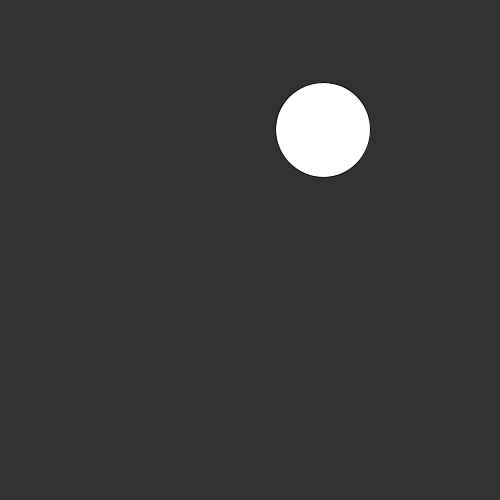
Frame 1 (no input)
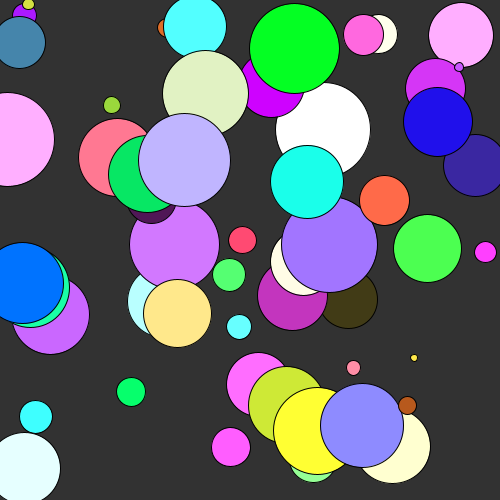
Frame 60 (the mouse pressed at the canvas centre just before this capture)
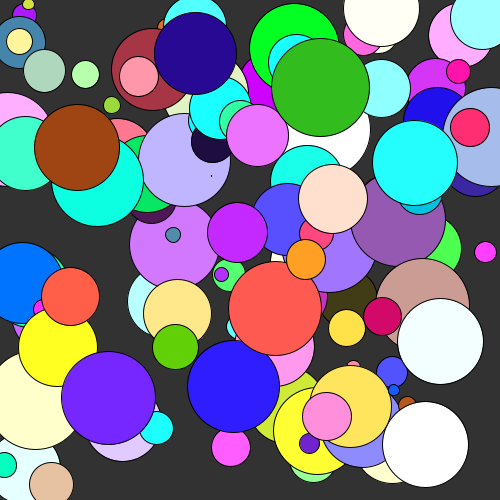
Frame 120 (the mouse held since frame 60 and released just before this capture)

The Processing sketch that drew these frames (run headless with seeded random() and noise(); from frame 60 on, the mouse is pressed at the canvas centre):

// Processing sketch: sketch_160505b
// ── sketch_160505b.pde
void setup() {
  size(500,500);
  background(50,50,50);
  
}
void draw(){
  float x = random(500);
  float y = random(500);
  float size = random(100);
  float colorRandom = random(360);
  float colorRandom2 = random(360);
  float colorRandom3 = random(360);
  ellipse(x,y, size, size);
  fill(colorRandom,colorRandom2,colorRandom3);
  
//x+=1;
//y+=1;
}
float frequency = .01;
float noiseInterval = PI; 

void makeMagical() {
  fill( 0, 0, 0, 10 );rect(0, 0, width, height);noStroke();
}

float getWormX(int i) {
  return map(noise(i*noiseInterval + frameCount * frequency), 0, 1, 0, width);
}

float getWormY(int i) {
  return map(noise(i*noiseInterval+1 + frameCount * frequency), 0, 1, 0, height);
}
